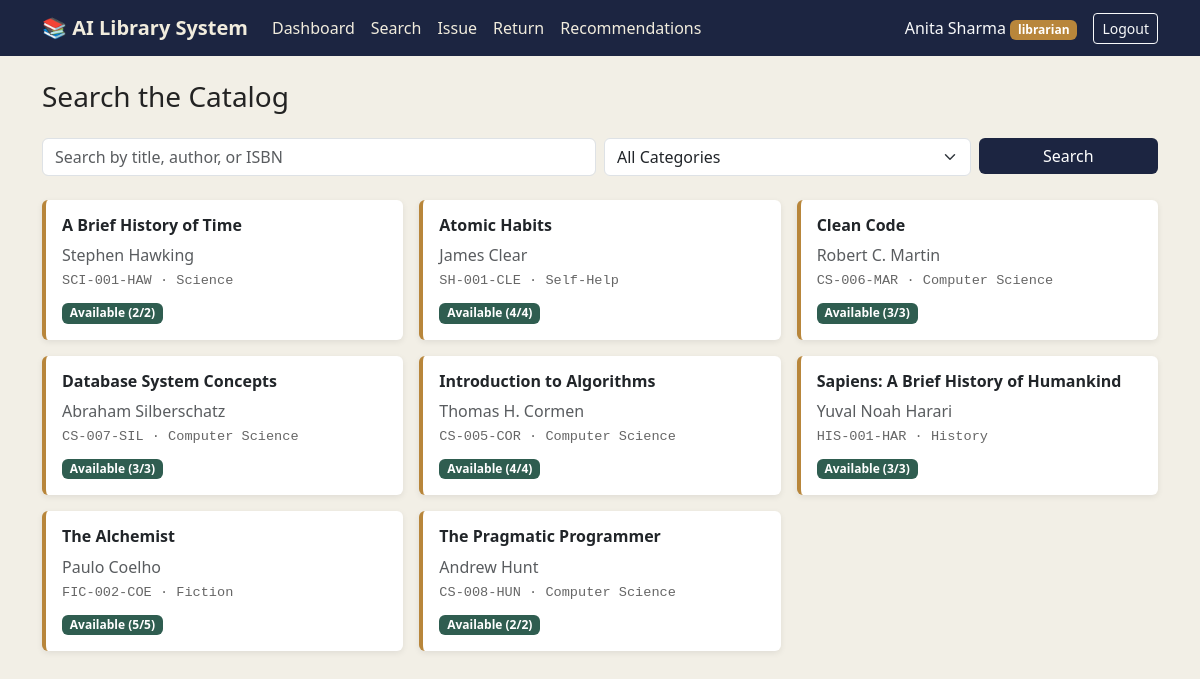
Page /search (signed in) on the committed database.
### tables this page shows
CREATE TABLE Books (
    book_id           INTEGER PRIMARY KEY AUTOINCREMENT,
    title             TEXT NOT NULL,
    author            TEXT NOT NULL,
    category          TEXT NOT NULL,
    isbn              TEXT UNIQUE,
    call_number       TEXT,
    total_copies      INTEGER NOT NULL DEFAULT 1 CHECK (total_copies >= 0),
    available_copies  INTEGER NOT NULL DEFAULT 1 CHECK (available_copies >= 0),
    added_date        DATETIME DEFAULT CURRENT_TIMESTAMP,
    popularity_score  INTEGER DEFAULT 0
);

### app.py (the view)
@app.route("/search")
@login_required
def search():
    db = get_db()
    query = request.args.get("q", "").strip()
    category = request.args.get("category", "").strip()
    sql = "SELECT * FROM Books WHERE 1=1"
    params = []
    if query:
        sql += " AND (title LIKE ? OR author LIKE ? OR isbn LIKE ?)"
        like = f"%{query}%"
        params += [like, like, like]
    if category:
        sql += " AND category = ?"
        params.append(category)
    sql += " ORDER BY title"
    books = db.execute(sql, params).fetchall()
    categories = db.execute("SELECT DISTINCT category FROM Books ORDER BY category").fetchall()
    return render_template(
        "search.html", books=books, categories=categories, query=query, selected_category=category
    )

### app.py (called while the page is built)
def get_db():
    if "db" not in g:
        g.db = sqlite3.connect(DB_PATH)
        g.db.row_factory = sqlite3.Row
        g.db.execute("PRAGMA foreign_keys = ON")
    return g.db

def login_required(view):
    @wraps(view)
    def wrapped(*args, **kwargs):
        if "user_id" not in session:
            flash("Please log in to continue.", "warning")
            return redirect(url_for("login"))
        return view(*args, **kwargs)
    return wrapped

### templates/search.html (shortened to what this page needs)
{% extends 'base.html' %}
{% block content %}
<h3 class="mb-4">Search the Catalog</h3>
<form method="GET" action="{{ url_for('search') }}" class="row g-2 mb-4">
  <div class="col-md-6">
    <input type="text" name="q" class="form-control" placeholder="Search by title, author, or ISBN" value="{{ query }}">
  </div>
  <div class="col-md-4">
    <select name="category" class="form-select">
      <option value="">All Categories</option>
    </select>
  </div>
  <div class="col-md-2">
    <button class="btn btn-library w-100" type="submit">Search</button>
  </div>
</form>
<div class="row g-3">
  {% for book in books %}
  <div class="col-md-4">
    <div class="card card-book h-100">
      <div class="card-body">
        <h6 class="card-title fw-bold">{{ book['title'] }}</h6>
        <p class="card-text mb-1 text-muted">{{ book['author'] }}</p>
        <p class="call-number mb-2">{{ book['call_number'] }} · {{ book['category'] }}</p>
        {% if book['available_copies'] > 0 %}
          <span class="badge badge-issued">Available ({{ book['available_copies'] }}/{{ book['total_copies'] }})</span>
        {% else %}
          <span class="badge badge-overdue">All copies on loan</span>
        {% endif %}
      </div>
    </div>
  </div>
  {% else %}
  <p class="text-muted">No books matched your search.</p>
  {% endfor %}
</div>
{% endblock %}

### static/style.css (style rules this page uses)
:root { --ink: #1c2541; --ink-light: #2c3a5c; --paper: #f2efe6; --brass: #b8863b; --forest: #2f5d50; --stamp-red: #a33b2b; --charcoal: #232323; }
body { background-color: var(--paper); color: var(--charcoal); }
.btn-library { background-color: var(--ink); color: #fff; border: none; }
.card-book { border: none; border-left: 4px solid var(--brass); background: #fff; box-shadow: 0 2px 6px rgba(0, 0, 0, 0.08); }
.call-number { font-family: "Courier New", monospace; font-size: 0.85rem; color: #666; }
.badge-issued { background-color: var(--forest); }

### rows in the picture
Books: title "A Brief History of Time", author "Stephen Hawking", call_number "SCI-001-HAW", category "Science", available_copies "2", total_copies "2"
Books: title "Atomic Habits", author "James Clear", call_number "SH-001-CLE", category "Self-Help", available_copies "4", total_copies "4"
Books: title "Clean Code", author "Robert C. Martin", call_number "CS-006-MAR", category "Computer Science", available_copies "3", total_copies "3"
Books: title "Database System Concepts", author "Abraham Silberschatz", call_number "CS-007-SIL", category "Computer Science", available_copies "3", total_copies "3"
Books: title "Introduction to Algorithms", author "Thomas H. Cormen", call_number "CS-005-COR", category "Computer Science", available_copies "4", total_copies "4"
Books: title "Sapiens: A Brief History of Humankind", author "Yuval Noah Harari", call_number "HIS-001-HAR", category "History", available_copies "3", total_copies "3"
Books: title "The Alchemist", author "Paulo Coelho", call_number "FIC-002-COE", category "Fiction", available_copies "5", total_copies "5"
Books: title "The Pragmatic Programmer", author "Andrew Hunt", call_number "CS-008-HUN", category "Computer Science", available_copies "2", total_copies "2"

### other values in the picture
{{ session.get('full_name') }} "Anita Sharma"
{{ session.get('role') }} "librarian"
